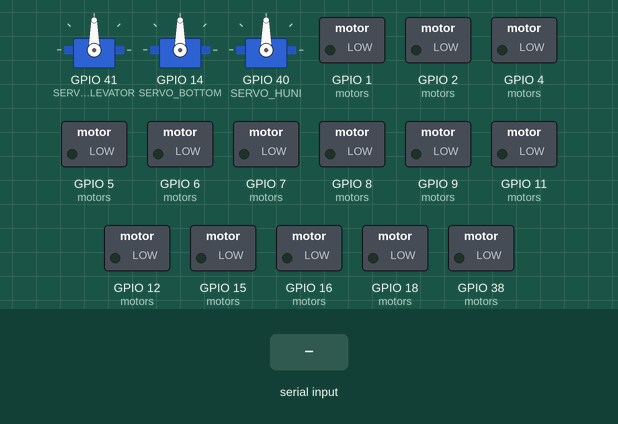
Bench run of a sketch on a simulated ESP32. Shown: 3 × servo, switched loads named in the sketch (green lamp = pin HIGH). The test bench sets the inputs (shaded band).

Above: at 1.2 s.
1.3 s: "MOV,1\n" received over the second serial link
At 1.8 s:
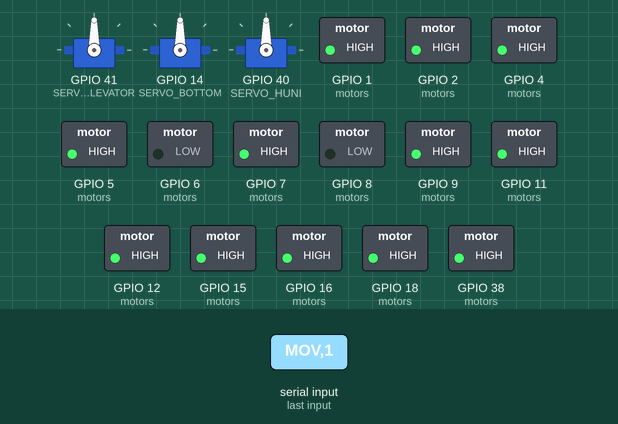
2.8 s: "MOV,150\n" received over the second serial link
At 4.0 s:
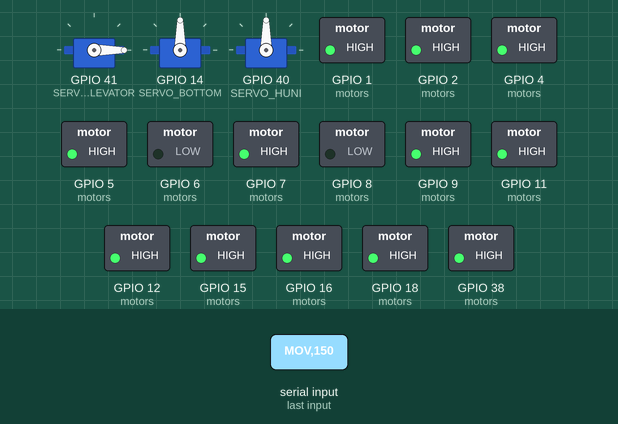
4.3 s: "MOV\n" received over the second serial link
At 5.3 s:
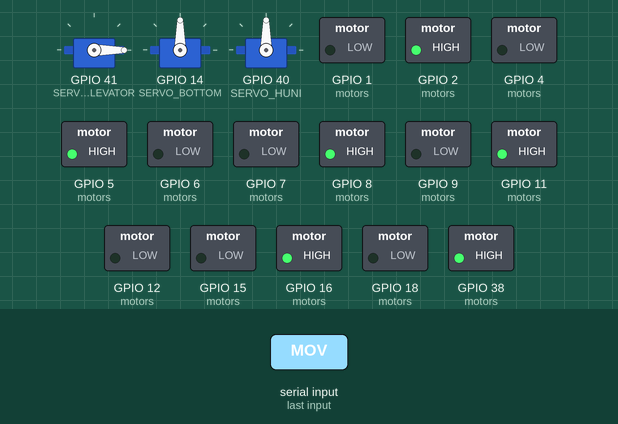
5.8 s: "MOV,45\n" received over the second serial link
At 6.4 s:
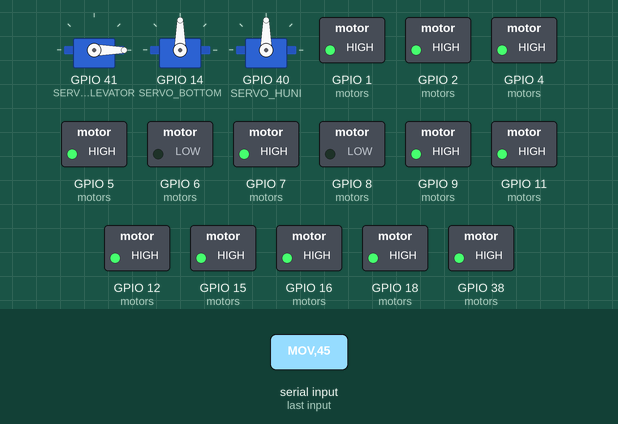
7.3 s: "MOV90\n" received over the second serial link
At 7.6 s:
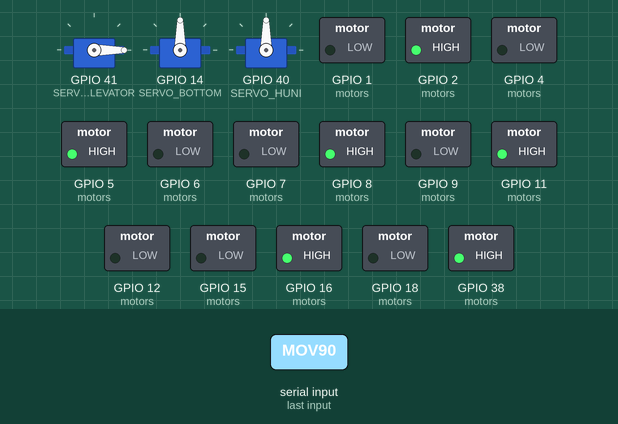
Timing chart, 0 to 9.8 s (numbered marks = the images above; inputs shaded):
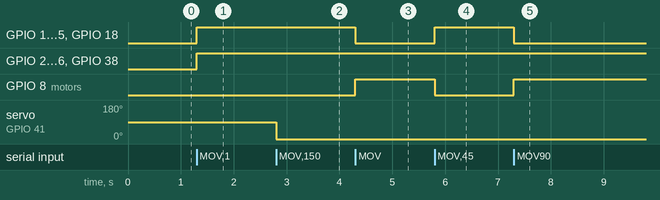

Measured:
- after the input at 1.3 s, GPIO 1 (motors), GPIO 2 (motors), GPIO 4 (motors), GPIO 5 (motors), GPIO 7 (motors), GPIO 9 (motors), GPIO 11 (motors), GPIO 12 (motors), GPIO 15 (motors), GPIO 16 (motors), GPIO 18 (motors), GPIO 38 (motors): LOW → HIGH at once
- after the input at 2.8 s, servo on GPIO 41 (SERVO_ELEVATOR): 90° → 0° at once
- after the input at 4.3 s, GPIO 1 (motors), GPIO 4 (motors), GPIO 7 (motors), GPIO 9 (motors), GPIO 12 (motors), GPIO 15 (motors), GPIO 18 (motors): HIGH → LOW at once; GPIO 8 (motors): LOW → HIGH at once
- after the input at 5.8 s, GPIO 1 (motors), GPIO 4 (motors), GPIO 7 (motors), GPIO 9 (motors), GPIO 12 (motors), GPIO 15 (motors), GPIO 18 (motors): LOW → HIGH at once; GPIO 8 (motors): HIGH → LOW at once
- after the input at 7.3 s, GPIO 1 (motors), GPIO 4 (motors), GPIO 7 (motors), GPIO 9 (motors), GPIO 12 (motors), GPIO 15 (motors), GPIO 18 (motors): HIGH → LOW at once; GPIO 8 (motors): LOW → HIGH at once

The sketch:

SLAVUSGREATUSMAXIMUSPID-US.ino
```cpp
#include <Arduino.h>
#include <ESP32Servo.h>

// === Motor Pins (from your pinout) ===
struct MotorPins { int pwm, in1, in2, channel; };
MotorPins motors[6] = {
  {7, 8, 9, 0},    // M1 Rear Left
  {12, 11, 13, 1}, // M2 Rear Right
  {15, 16, 17, 2}, // M3 Front Left
  {4, 5, 6, 3},    // M4 Front Right
  {18, 38, 39, 4}, // M5 Elevator Left
  {1, 2, 42, 5}    // M6 Elevator Right (kept as you defined)
};

// === Servos ===
Servo servoElevator, servoBottom, servoHuni;
#define SERVO_ELEVATOR 41
#define SERVO_BOTTOM   14
#define SERVO_HUNI     40

// === Setup ===
void setup() {
  // Use Serial2 on RX=21, TX=10
  Serial2.begin(115200, SERIAL_8N1, 21, 10);

  for(int i=0;i<6;i++){
  pinMode(motors[i].in1,OUTPUT);
  pinMode(motors[i].in2,OUTPUT);
  ledcAttach(motors[i].pwm, 20000, 8); // 20kHz, 8-bit resolution
}

  // Servos
  servoElevator.attach(SERVO_ELEVATOR, 500, 2400);
  servoBottom.attach(SERVO_BOTTOM, 500, 2400);
  servoHuni.attach(SERVO_HUNI, 500, 2400);

  Serial2.println("SLAVE READY");
}

// === Motor drive ===
void driveMotor(MotorPins m, float power){
  power = constrain(power,-1.0,1.0);
  int pwmVal = abs(power)*255;
  if(power>=0){ digitalWrite(m.in1,HIGH); digitalWrite(m.in2,LOW); }
  else { digitalWrite(m.in1,LOW); digitalWrite(m.in2,HIGH); }
  ledcWrite(m.pwm, pwmVal); // use pin instead of channel
}

// === Loop ===
void loop() {
  if(Serial2.available()){
    String cmd=Serial2.readStringUntil('\n');
    cmd.trim();

    if(cmd.startsWith("MOV")){
      cmd.remove(0,4);
      float f=cmd.substring(0,cmd.indexOf(',')).toFloat();
      cmd=cmd.substring(cmd.indexOf(',')+1);
      float s=cmd.substring(0,cmd.indexOf(',')).toFloat();
      cmd=cmd.substring(cmd.indexOf(',')+1);
      float t=cmd.substring(0,cmd.indexOf(',')).toFloat();
      cmd=cmd.substring(cmd.indexOf(',')+1);
      int servo=cmd.substring(0,cmd.indexOf(',')).toInt();
      cmd=cmd.substring(cmd.indexOf(',')+1);
      int el_up=cmd.substring(0,cmd.indexOf(',')).toInt();
      cmd=cmd.substring(cmd.indexOf(',')+1);
      int el_down=cmd.toInt();

      // Map to wheel powers (mecanum example)
      float RL = f - s - t;
      float RR = f + s + t;
      float FL = f + s - t;
      float FR = f - s + t;

      // Drive chassis motors
      driveMotor(motors[0], RL);
      driveMotor(motors[1], RR);
      driveMotor(motors[2], FL);
      driveMotor(motors[3], FR);

      // Elevator motors
      if(el_up){ driveMotor(motors[4], 1.0); driveMotor(motors[5], 1.0); }
      else if(el_down){ driveMotor(motors[4], -1.0); driveMotor(motors[5], -1.0); }
      else { driveMotor(motors[4], 0); driveMotor(motors[5], 0); }

      // Servo control (expand as needed)
      if(servo==1) servoElevator.write(90);
      else servoElevator.write(0);
    }
  }
}
```
